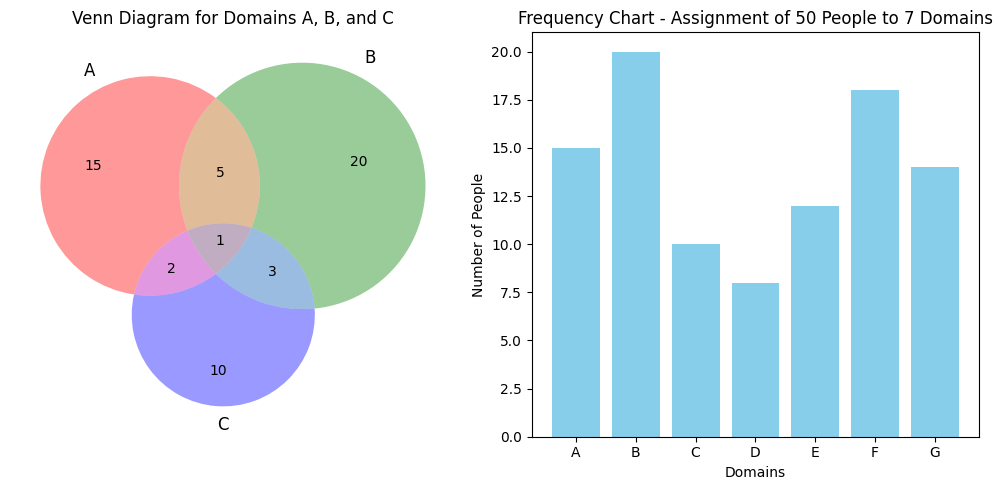

Generate this figure with Python:
import matplotlib.pyplot as plt
from matplotlib_venn import venn2, venn3, venn2_circles, venn3_circles

# Number of people in each domain
domain_sizes = [15, 20, 10, 8, 12, 18, 14]

# Define the overlaps between domains for Venn diagram of three domains
venn_labels = {
    '100': 15,  # Only in A
    '010': 20,  # Only in B
    '110': 5,   # In A and B
    '001': 10,  # Only in C
    '101': 2,   # In A and C
    '011': 3,   # In B and C
    '111': 1    # In A, B, and C
}

# Create Venn diagram for three domains (A, B, C)
plt.figure(figsize=(10, 5))
plt.subplot(1, 2, 1)
venn3(subsets=venn_labels, set_labels=('A', 'B', 'C'))
plt.title('Venn Diagram for Domains A, B, and C')

# Create Frequency Chart
plt.subplot(1, 2, 2)
domains = ['A', 'B', 'C', 'D', 'E', 'F', 'G']
plt.bar(domains, domain_sizes, color='skyblue')
plt.xlabel('Domains')
plt.ylabel('Number of People')
plt.title('Frequency Chart - Assignment of 50 People to 7 Domains')

plt.tight_layout()
plt.show()
